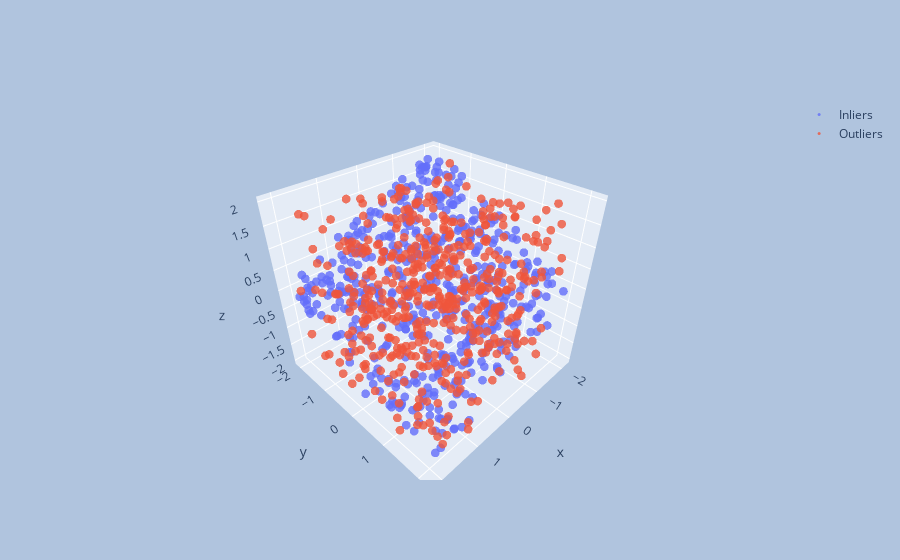

The code cell stored with this chart in its notebook:
### Markdown cell above
# NOTE: Using more than 195 models, Voronoi tesselation does not work

### Code cell
ds, gt = create_plane(num_points=1000, of=0.5)
plot3d(ds, gt)

### Figure 1 — Plotly figure (JSON) as saved in the notebook; plotly's stock layout.template omitted (floating-point values rounded to 4 significant figures; data arrays with more than 128 entries replaced by an {"elided": "..."} marker saying what was removed)
{"data": [{"marker": {"opacity": 0.8, "size": 3}, "mode": "markers", "name": "Inliers", "type": "scatter3d", "x": {"elided": "500 float values"}, "y": {"elided": "500 float values"}, "z": {"elided": "500 float values"}}, {"marker": {"opacity": 0.8, "size": 3}, "mode": "markers", "name": "Outliers", "type": "scatter3d", "x": {"elided": "500 float values"}, "y": {"elided": "500 float values"}, "z": {"elided": "500 float values"}}], "layout": {"autosize": false, "paper_bgcolor": "LightSteelBlue", "showlegend": true}}
